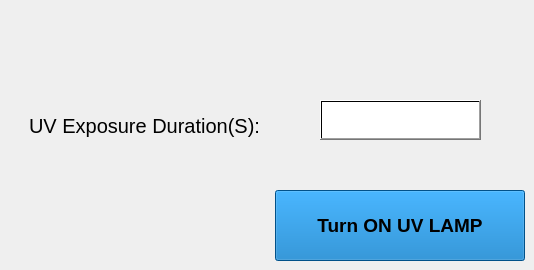
    <widget class="QWidget" name="page_5">
     <widget class="QLabel" name="label_92">
      <property name="geometry">
       <rect>
        <x>29</x>
        <y>110</y>
        <width>281</width>
        <height>31</height>
       </rect>
      </property>
      <property name="font">
       <font>
        <pointsize>15</pointsize>
       </font>
      </property>
      <property name="styleSheet">
       <string notr="true">background:rgba(0, 0, 0,0);
color:rgb(0, 0, 0)</string>
      </property>
      <property name="text">
       <string>UV Exposure Duration(S):</string>
      </property>
     </widget>
     <widget class="QToolButton" name="toolButton_43">
      <property name="geometry">
       <rect>
        <x>275</x>
        <y>190</y>
        <width>250</width>
        <height>71</height>
       </rect>
      </property>
      <property name="font">
       <font>
        <pointsize>14</pointsize>
        <weight>75</weight>
        <bold>true</bold>
       </font>
      </property>
      <property name="styleSheet">
       <string notr="true">QToolButton {
background:rgb(1, 114, 192);
color:rgb(0, 0, 0);}
QToolButton:disabled {
background-color:rgb(203, 203, 203);
}
QToolButton:checked {
background-color:#ff0000;
}</string>
      </property>
      <property name="text">
       <string>Turn ON UV LAMP</string>
      </property>
      <property name="checkable">
       <bool>true</bool>
      </property>
     </widget>
     <widget class="QLineEdit" name="lineEdit_144">
      <property name="geometry">
       <rect>
        <x>320</x>
        <y>100</y>
        <width>161</width>
        <height>40</height>
       </rect>
      </property>
      <property name="styleSheet">
       <string notr="true">background:rgb(255, 255, 255)</string>
      </property>
     </widget>
     <widget class="QPushButton" name="pushButton_166">
      <property name="geometry">
       <rect>
        <x>320</x>
        <y>100</y>
        <width>161</width>
        <height>40</height>
       </rect>
      </property>
      <property name="styleSheet">
       <string notr="true">background:qlineargradient(spread:pad, x1:0, y1:0, x2:1, y2:0, stop:0 rgba(0, 0, 0, 0), stop:1 rgba(0,0,0,0))
</string>
      </property>
      <property name="text">
       <string/>
      </property>
     </widget>
    </widget>
